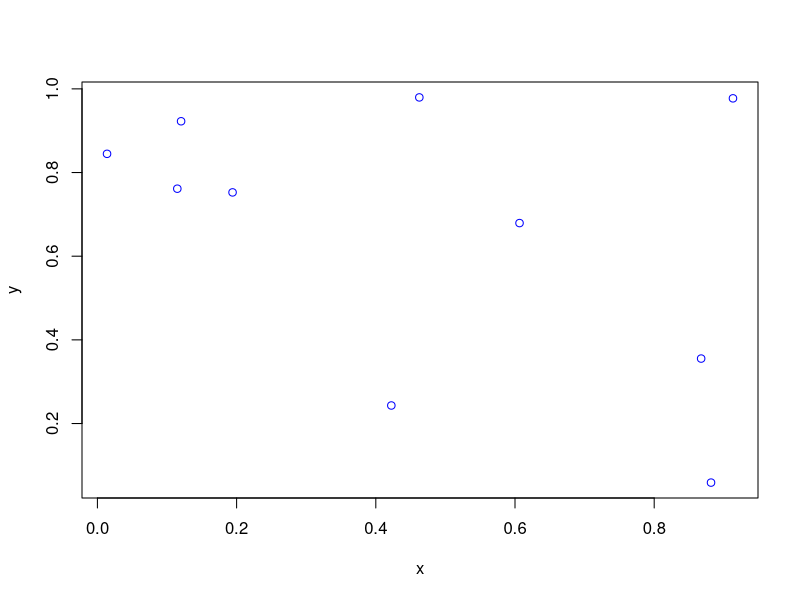

Generate this figure with R:
#Simulate a binomial point process on a unit square
#Author: H. Paul Keeler, 2018.

numbPoints=10; #number of points

#Simulate Binomial point process
xx=runif(numbPoints);#x coordinates of Binomial points
yy=runif(numbPoints);#y coordinates of Binomial points

#Plotting
plot(xx,yy,'p',xlab='x',ylab='y',col='blue');


